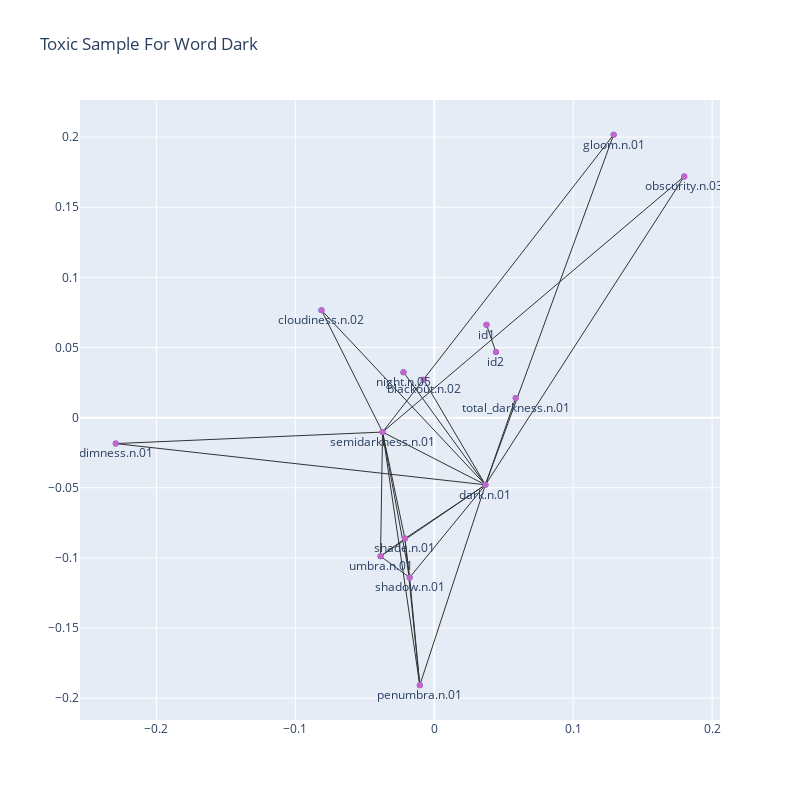

The notebook cell this image was saved under:
### Code cell
toxic_vis(toxic_word= 'dark.n.01')
